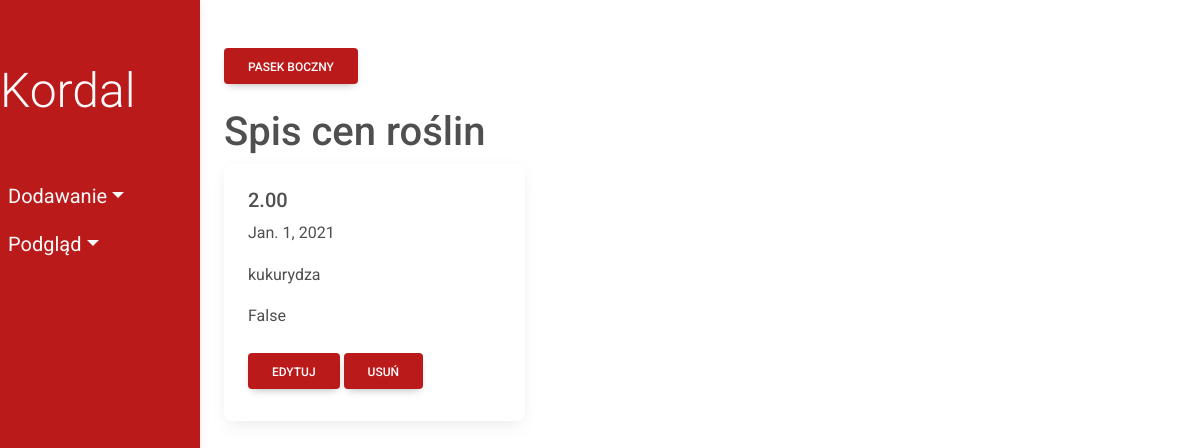
The app's page /plant_prices/, older data.
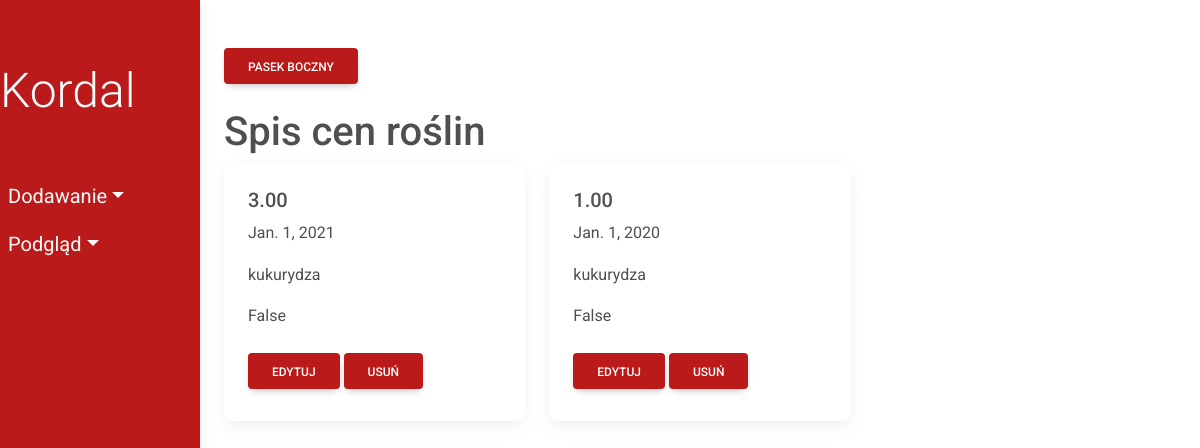
The same page, newer data.
### fields/models.py (models this page shows, shortened)
class PlantPrice(models.Model):
    price = models.DecimalField(max_digits=10, decimal_places=2)
    date = models.DateField()
    plant = models.ForeignKey(Plant, on_delete=models.CASCADE)
    is_predicted = models.BooleanField()
    class Meta:
        db_table = 'PlantPrice'

class Plant(models.Model):
    plant_name = models.CharField(max_length=50)
    seed_price = models.DecimalField(max_digits=10, decimal_places=2)
    class Meta:
        db_table = 'Plant'
    def __str__(self):
        return self.plant_name

### fields/views/viewsPlantPrice.py (the view)
# urls.py: path('plant_prices/', viewsPlantPrice.show_plant_prices,
def show_plant_prices(request):
    plant_prices = PlantPrice.objects.all()
    return render(request, 'fields/show/plantPrice.html', {'plant_prices': plant_prices})

### fields/templates/fields/show/plantPrice.html
{% extends 'fields/index.html' %}
      {% block content %}
      <h1>Spis cen roślin</h1>
      <div class="row">
        {% for plant_price in plant_prices %}
        <div class="col-sm-4">
          <div class="card">
            <div class="card-body">
              <h5 class="card-title">{{ plant_price.price}}</h5>
              <p class="card-text">{{ plant_price.date}}</p>
              <p class="card-text">{{ plant_price.plant}}</p>
              <p class="card-text">{{ plant_price.is_predicted}}</p>
              <a href="update/{{plant_price.id}}" class="btn my-2 menu-btn">Edytuj</a>
              <a href="delete/{{plant_price.id}}" class="btn my-2 menu-btn">Usuń</a>
            </div>
          </div>
        </div>
        {% endfor %}
      </div>
    {% endblock %}

### fields/templates/fields/index.html (shortened to what this page needs)
<!DOCTYPE html>
{% load static %}
<html lang="en">
<head>
    <link
    href="https://cdnjs.cloudflare.com/ajax/libs/font-awesome/6.0.0/css/all.min.css"
    rel="stylesheet"
    />
    <link
    href="https://cdnjs.cloudflare.com/ajax/libs/mdb-ui-kit/6.0.1/mdb.min.css"
    rel="stylesheet"
    />
    <link rel="stylesheet" type="text/css" href=" {% static 'css/style.css' %} ">
</head>
<body>
    <nav class="navbar navbar-expand d-flex flex-column align-items-start active-nav" id="sidebar">
      <a href="{% url 'index' %}" class="navbar-brand text-light mt-5">
        <div class="display-5 font-weight-bold">Kordal</div>
      </a>
      <ul class="navbar-nav d-flex flex-column mt-5 w-100">
        <li class="nav-item dropdown w-100">
          <a href="#" class="nav-link dropdown-toggle text-light  pl-4" id="navbarDropdown" role="button" data-bs-toggle="dropdown" aria-expanded="false">Dodawanie</a>
        </li>
        <li class="nav-item dropdown w-100">
          <a href="#" class="nav-link dropdown-toggle text-light  pl-4" id="navbarDropdown" role="button" data-bs-toggle="dropdown" aria-expanded="false">Podgląd</a>
        </li>
      </ul>
    </nav>
    <section class="p-4 my-container active-cont">
      <button class="btn my-4 menu-btn"> Pasek boczny </button>
      {% block content %}{% endblock %}
    </section>
</body>
</html>

### fields/static/css/style.css (style rules this page uses)
* { margin: 0; padding: 0; box-sizing: border-box; }
:root { --nav-bg: #bb1a1a; --dropdown-bg: #cc2b2b }
body { min-height: 100vh; background-color: #fff; }
.navbar { position: fixed; width: 200px; height: 100vh; margin-left: -300px; transition: 0.5s; background-color: var(--nav-bg); }
.nav-link { font-size: 1.25em; }
.my-container { transition: 0.4s; }
.menu-btn { background-color: var(--nav-bg); color:#fff }
.active-cont { margin-left:200px; }
.active-nav { margin-left: 0; }

Row changes from the older to the newer data that the page shows:
changed PlantPrice "Jan. 1, 2021": price "2.00" → "3.00"
added PlantPrice: price "1.00", date "Jan. 1, 2020", plant "kukurydza", is_predicted "False"
